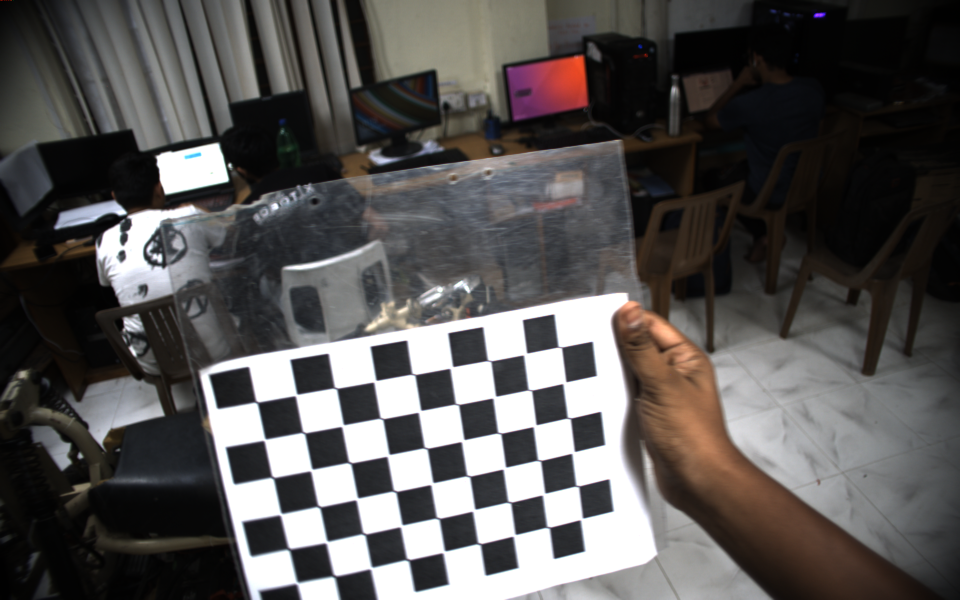
#> input picture images/img0.png, 1920 x 1200 px (shown at 1/2 size); its folder holds only this picture in this run
$ python calib.py   (Python 2 division)
#> lines starting #> are read from the running program, lines starting #| are printed output that depends on the picture; after the words box and inside, x2 and y2 are one past the last pixel; in counts of white or black regions, pixels touching at a corner belong together; long printed decimals are rounded

##hello here i am doing timepass
import numpy as np
import cv2
import glob

# termination criteria
criteria = (cv2.TERM_CRITERIA_EPS + cv2.TERM_CRITERIA_MAX_ITER, 30, 0.001)
# # in mm
ssqaure = 25.2
objp = np.zeros((5*3,3), np.float32)
objp[:,:2] = np.mgrid[0:5,0:3].T.reshape(-1,2)*ssqaure
# axis = np.float32([[44.6,0,0], [0,44.6,0], [0,0,44.6]]).reshape(-1,3)
imgpoints = []
objpoints =[]
images = glob.glob('./images/*.png')

gray = None

for fname in images:
    img = cv2.imread(fname)
#> img is the input picture: shape (1200, 1920, 3); mean B, G, R 83, 84.1, 86.8
    gray = cv2.cvtColor(img,cv2.COLOR_BGR2GRAY)
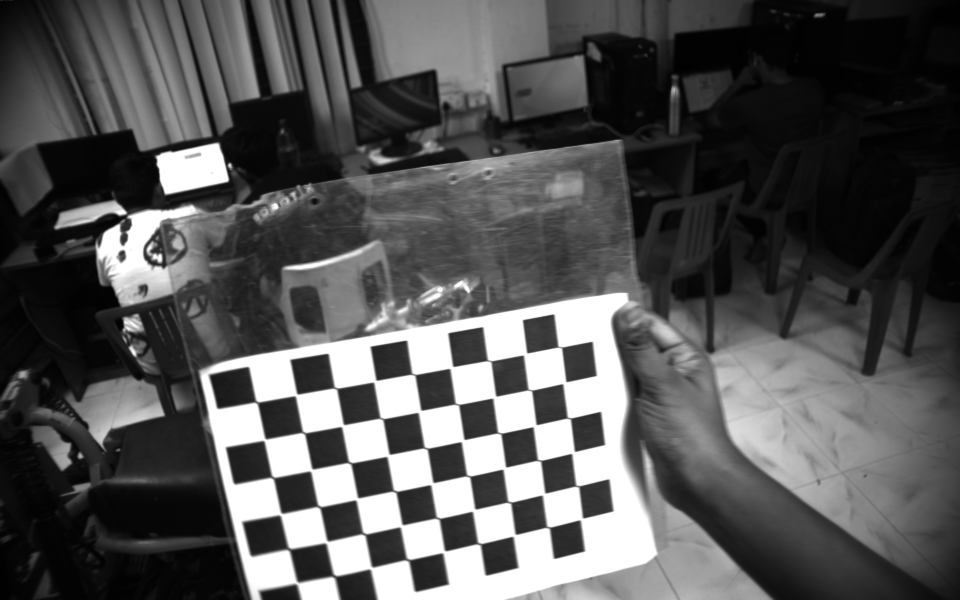
#> gray: shape (1200, 1920) (shown at 1/2 size); min 0, max 255, mean 84.8

    # Find the chess board corners
    ret, corners = cv2.findChessboardCorners(gray, (5,3),None)
#> ret = True; corners = 15 rows, first 8: [1139.9, 837.3], [1071, 852.5], [999.1, 866.4], [926, 882], [851.5, 896.5], [1129, 766], [1059.6, 779], [988.7, 793.2]

    # If found, add object points, image points (after refining them)

    if ret == True:
        print("found " , fname, " image")
        objpoints.append(objp)

        corners2 = cv2.cornerSubPix(gray,corners,(5,3),(-1,-1),criteria)
#> corners2 = 15 rows, first 8: [1139.8, 836.6], [1073.3, 849.7], [1001, 866.8], [929.4, 879.4], [852.9, 896.7], [1125.3, 768], [1057.9, 780.3], [992.6, 792.6]
        imgpoints.append(corners2)

        # Draw and display the corners
        img = cv2.drawChessboardCorners(img, (5,5), corners2,ret)
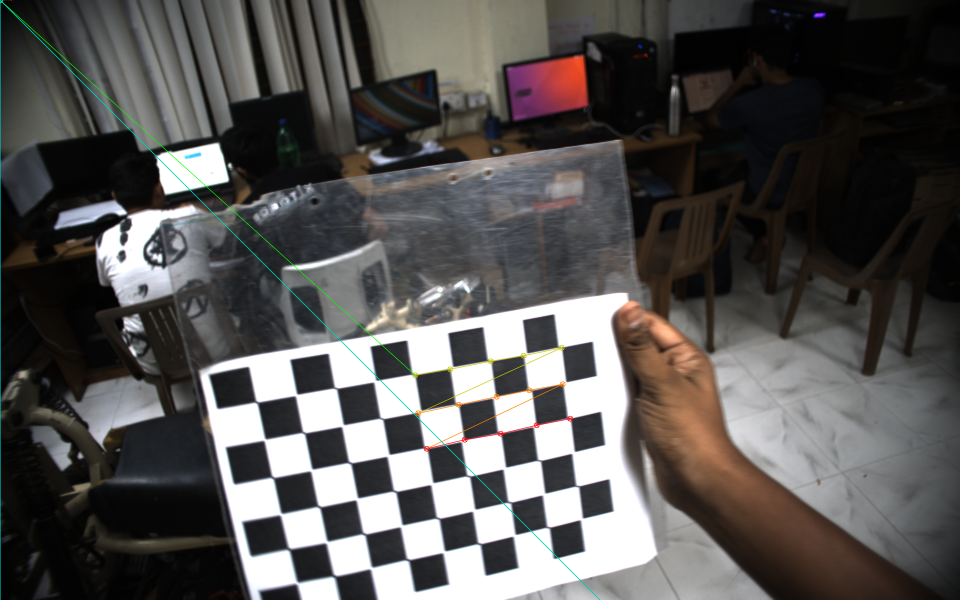
#> img: shape (1200, 1920, 3) (shown at 1/2 size); 0.61% of pixels changed, all inside (x1, y1, x2, y2) = (0, 0, 1201, 1200)
        cv2.imshow('img',img)
        cv2.waitKey(50)
imgpoints=np.array(imgpoints)
print imgpoints.shape
#| (1, 15, 1, 2)
objpoints=np.array(objpoints)
# objpoints = objpoints[0,:,0:2]
print objpoints.shape
# [6 lines of commented-out code are left out]
cv2.destroyAllWindows()
ret, mtx, dist, rvecs, tvecs = cv2.calibrateCamera(objpoints, imgpoints, gray.shape[::-1],None,None)
#> ret = 2.7; mtx = [[1262.6, 0, 865], [0, 1338.9, 456.5], [0, 0, 1]]; dist = [[1.2, 2.66, -0.465, 0.0852, -7.83]]; rvecs = ([-1.1, -0.00592, 2.9],); tvecs = ([66.13, 124.1, 314.1],)
print "K ",mtx
#| K  [[1.26258284e+03 0.00000000e+00 8.64971897e+02]
#|  [0.00000000e+00 1.33890139e+03 4.56522723e+02]
#|  [0.00000000e+00 0.00000000e+00 1.00000000e+00]]
print "D ",dist
#| D  [[ 1.197  2.661 -0.4648  0.08519 -7.832]]
print gray.shape
#| (1200, 1920)

$ run again, on images/img4.png
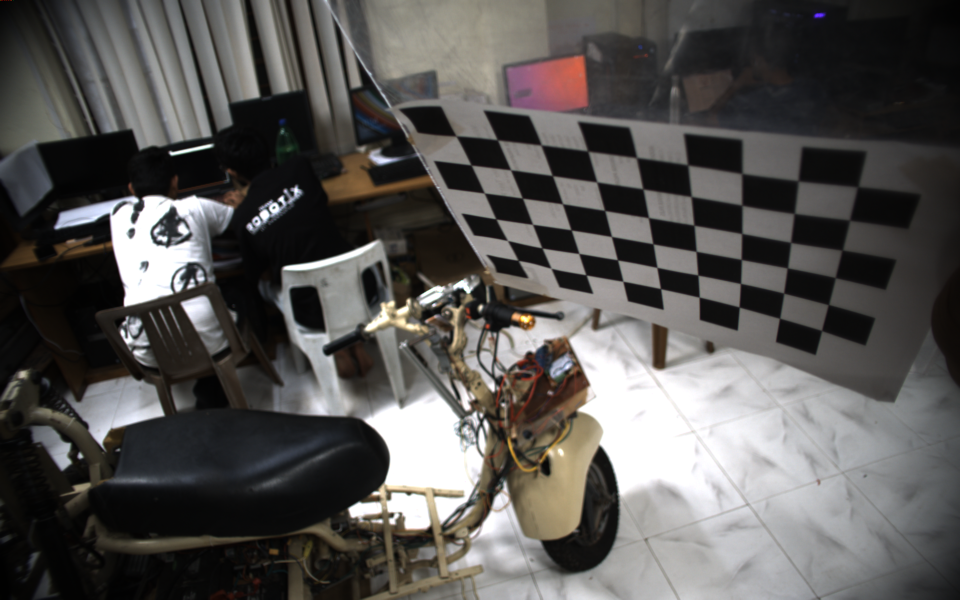
#> input picture images/img4.png, 1920 x 1200 px (shown at 1/2 size)
#> img is the input picture: shape (1200, 1920, 3); mean B, G, R 83.2, 85.1, 87.2
#> `gray = cv2.cvtColor(img,cv2.COLOR_BGR2GRAY)`:
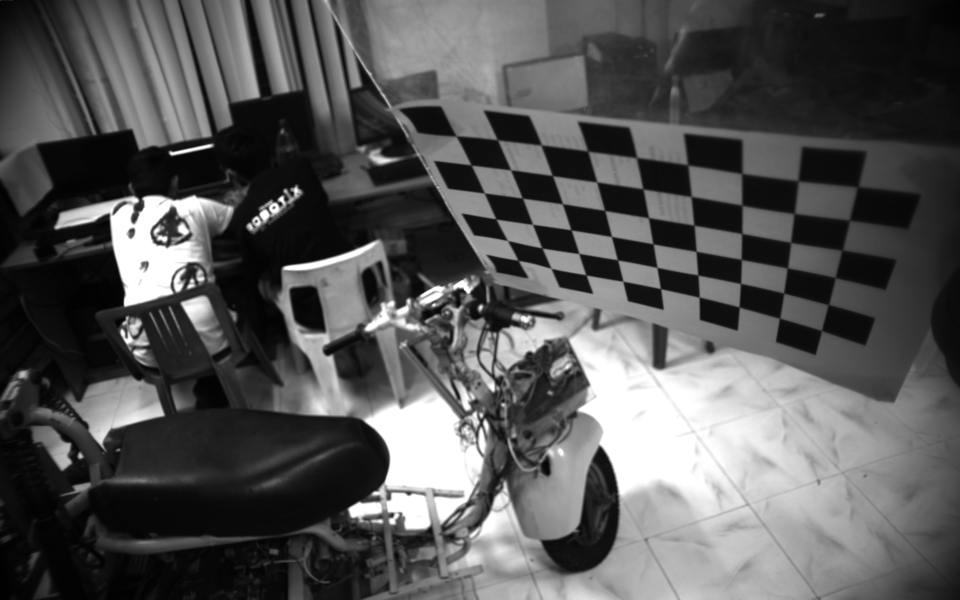
#> gray: shape (1200, 1920) (shown at 1/2 size); min 1, max 255, mean 85.5
#> `ret, corners = cv2.findChessboardCorners(gray, (5,3),None)`: ret = True; corners = 15 rows, first 8: [1321.4, 577.7], [1246.3, 562.9], [1172.3, 550.1], [1102.5, 536.9], [1036.9, 521.2], [1314.2, 535.1], [1234.8, 519.7], [1158.1, 507.4]
#> corners2 = 15 rows, first 8: [1321.4, 577.7], [1246.2, 563], [1172.4, 550.2], [1102.5, 536.9], [1036.8, 521.2], [1314.2, 535.2], [1235.3, 520.3], [1158.1, 507.4]
#> `img = cv2.drawChessboardCorners(img, (5,5), corners2,ret)`:
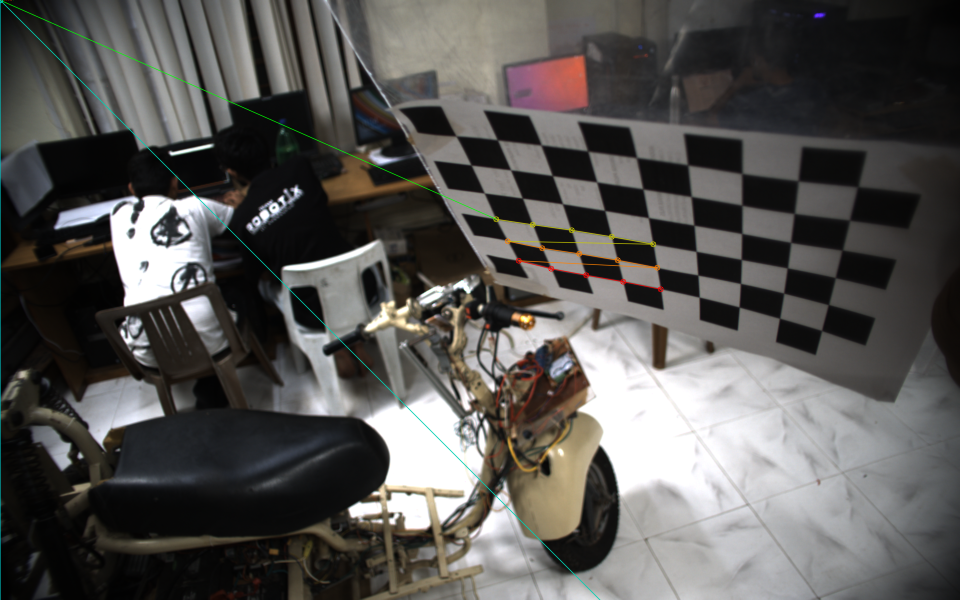
#> img: shape (1200, 1920, 3) (shown at 1/2 size); 0.63% of pixels changed, all inside (x1, y1, x2, y2) = (0, 0, 1328, 1200)
#| (1, 15, 1, 2)
#> `ret, mtx, dist, rvecs, tvecs = cv2.calibrateCamera(objpoints, imgpoint..`: ret = 0.973; mtx = [[1289.5, 0, 947.8], [0, 1624.1, 608], [0, 0, 1]]; dist = [[-0.339, 12.49, -0.00718, -0.000244, -110.4]]; rvecs = ([0.692, -1.66, 2.44],); tvecs = ([121.2, -7.59, 416.2],)
#| K  [[1.28953142e+03 0.00000000e+00 9.47847854e+02]
#|  [0.00000000e+00 1.62409686e+03 6.08007862e+02]
#|  [0.00000000e+00 0.00000000e+00 1.00000000e+00]]
#| D  [[-3.39424728e-01  1.24943710e+01 -7.17727898e-03 -2.44467540e-04
#|   -1.10350241e+02]]
#| (1200, 1920)

$ run again, on images/img1.png
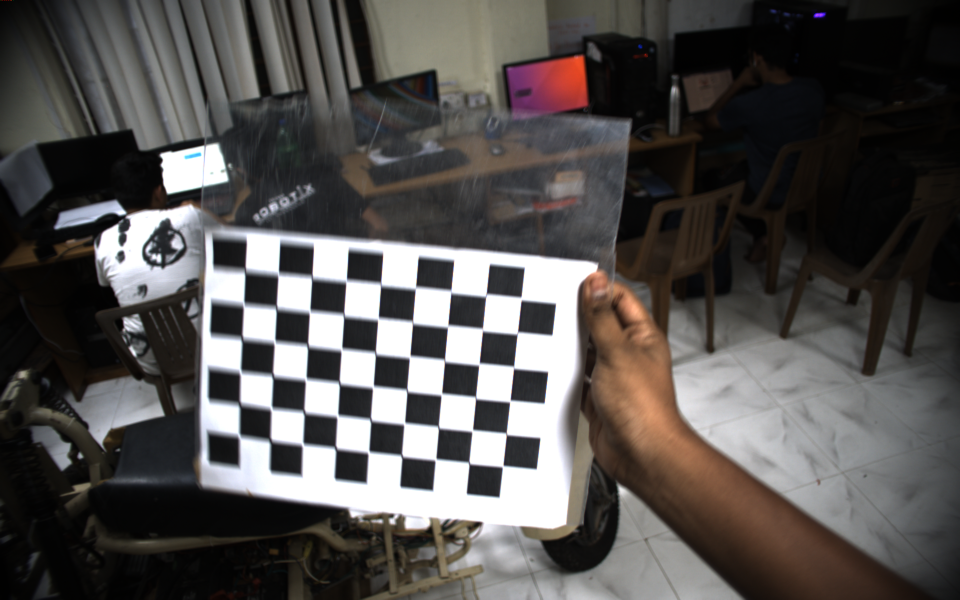
#> input picture images/img1.png, 1920 x 1200 px (shown at 1/2 size)
#> img is the input picture: shape (1200, 1920, 3); mean B, G, R 79.3, 81, 84.3
#> `gray = cv2.cvtColor(img,cv2.COLOR_BGR2GRAY)`:
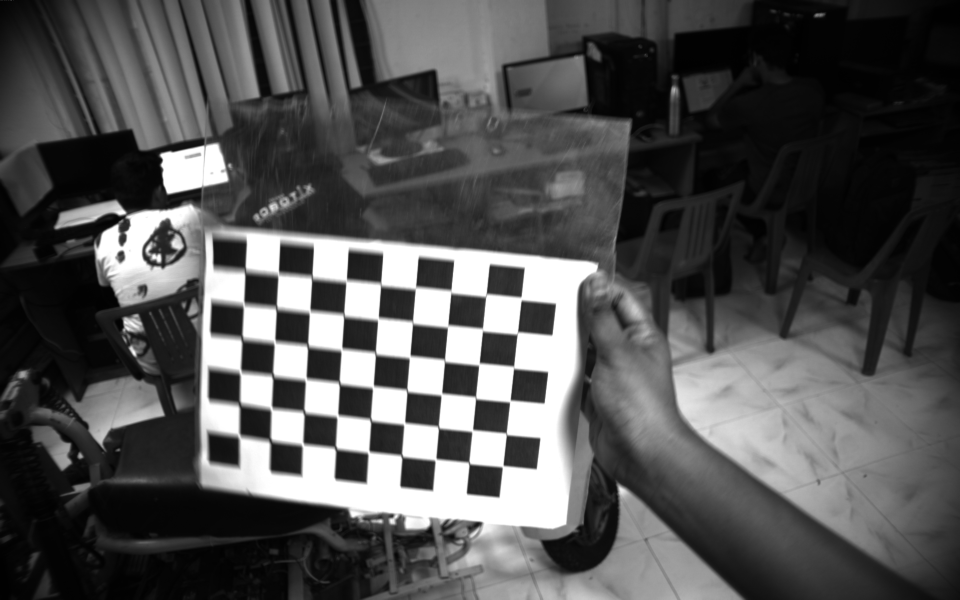
#> gray: shape (1200, 1920) (shown at 1/2 size); min 0, max 255, mean 81.8
#> `ret, corners = cv2.findChessboardCorners(gray, (5,3),None)`: ret = True; corners = 15 rows, first 8: [762.5, 568.5], [832.5, 577.5], [903, 582.5], [972.5, 591.5], [1043.5, 596.5], [756.5, 638], [826, 645], [896, 653]
#> corners2 = 15 rows, first 8: [761.6, 570.1], [832.5, 577.5], [903, 582.5], [972.5, 591.5], [1042.4, 593.6], [756.5, 638], [825.4, 646], [896, 653]
#> `img = cv2.drawChessboardCorners(img, (5,5), corners2,ret)`:
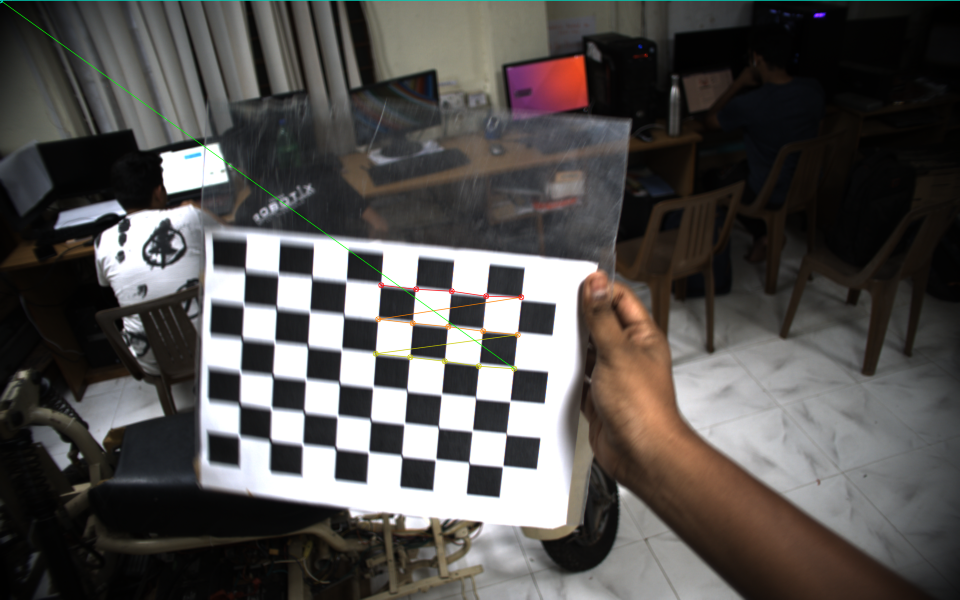
#> img: shape (1200, 1920, 3) (shown at 1/2 size); 0.54% of pixels changed, all inside (x1, y1, x2, y2) = (0, 0, 1920, 744)
#| (1, 15, 1, 2)
#> `ret, mtx, dist, rvecs, tvecs = cv2.calibrateCamera(objpoints, imgpoint..`: ret = 1.12; mtx = [[439.4, 0, 1030.6], [0, 424.3, 799.8], [0, 0, 1]]; dist = [[0.466, -0.974, -0.000461, -0.00887, 0.859]]; rvecs = ([-0.0159, 0.123, 0.117],); tvecs = ([-94.75, -84.87, 173.8],)
#| K  [[4.39433205e+02 0.00000000e+00 1.03058921e+03]
#|  [0.00000000e+00 4.24255936e+02 7.99807410e+02]
#|  [0.00000000e+00 0.00000000e+00 1.00000000e+00]]
#| D  [[ 4.65564854e-01 -9.73542229e-01 -4.60655950e-04 -8.87229172e-03
#|    8.59009228e-01]]
#| (1200, 1920)

$ run again, on images/img2.png
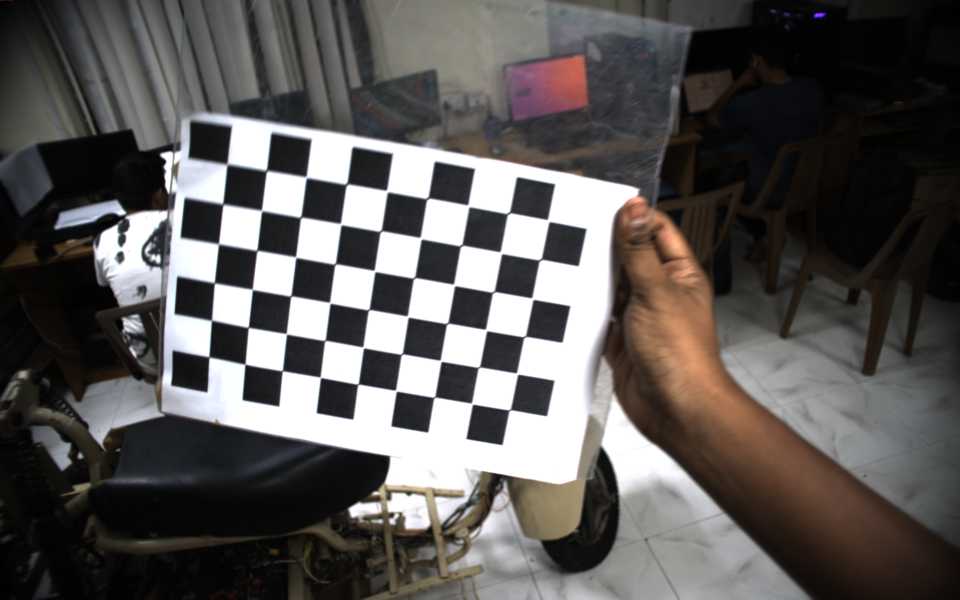
#> input picture images/img2.png, 1920 x 1200 px (shown at 1/2 size)
#> img is the input picture: shape (1200, 1920, 3); mean B, G, R 86.6, 88.3, 91.5
#> `gray = cv2.cvtColor(img,cv2.COLOR_BGR2GRAY)`:
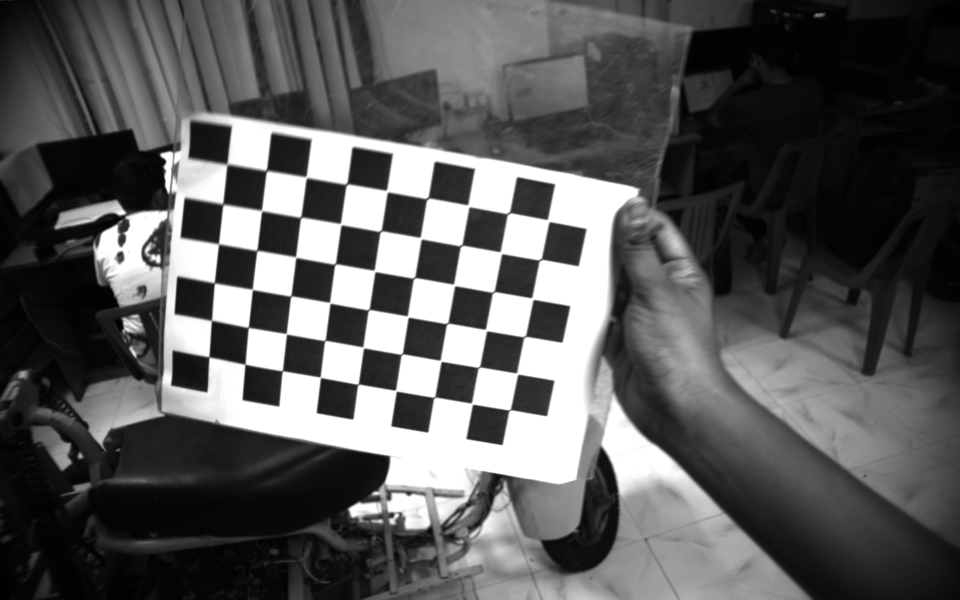
#> gray: shape (1200, 1920) (shown at 1/2 size); min 0, max 255, mean 89.1
#> `ret, corners = cv2.findChessboardCorners(gray, (5,3),None)`: ret = True; corners = 15 rows, first 8: [716.6, 768.5], [641, 755], [564.4, 742.7], [491.4, 730.5], [417.5, 715.5], [727, 695], [649.4, 682], [573.5, 668]
#> corners2 = 15 rows, first 8: [716.4, 768.8], [641.2, 755.2], [565, 742.2], [490.5, 728.8], [418.3, 714.3], [726.8, 695.2], [650.1, 681.6], [573.2, 668]
#> `img = cv2.drawChessboardCorners(img, (5,5), corners2,ret)`:
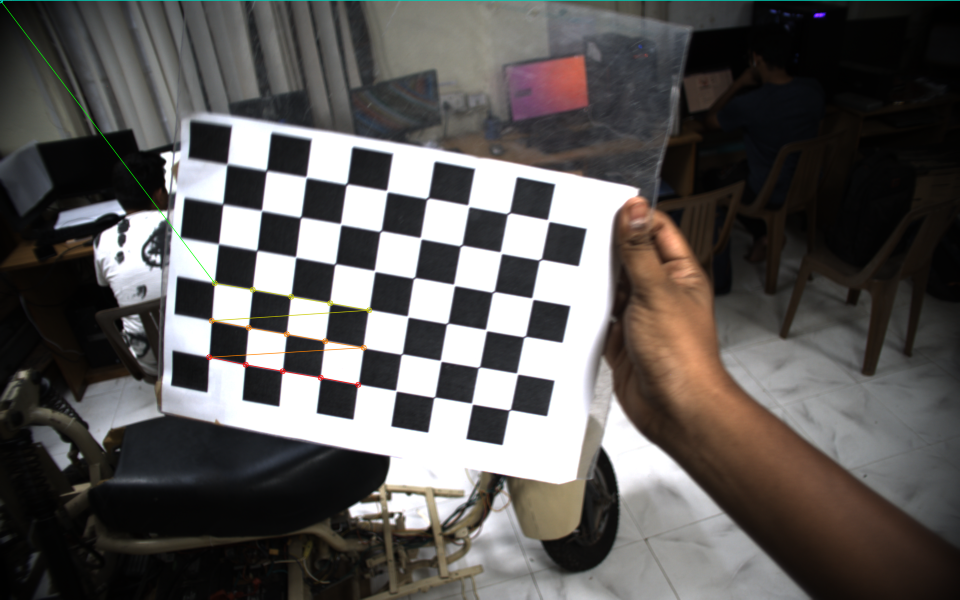
#> img: shape (1200, 1920, 3) (shown at 1/2 size); 0.49% of pixels changed, all inside (x1, y1, x2, y2) = (0, 0, 1920, 776)
#| (1, 15, 1, 2)
#> `ret, mtx, dist, rvecs, tvecs = cv2.calibrateCamera(objpoints, imgpoint..`: ret = 0.298; mtx = [[805.7, 0, 981], [0, 809, 496.2], [0, 0, 1]]; dist = [[-0.0456, 0.162, 0.0117, 0.00478, -0.22]]; rvecs = ([0.00905, 0.225, -2.95],); tvecs = ([-86.49, 87.8, 262.7],)
#| K  [[805.690   0.         980.962]
#|  [  0.         808.959 496.163]
#|  [  0.           0.           1.        ]]
#| D  [[-0.04563   0.1619  0.01173  0.004782 -0.2202]]
#| (1200, 1920)
